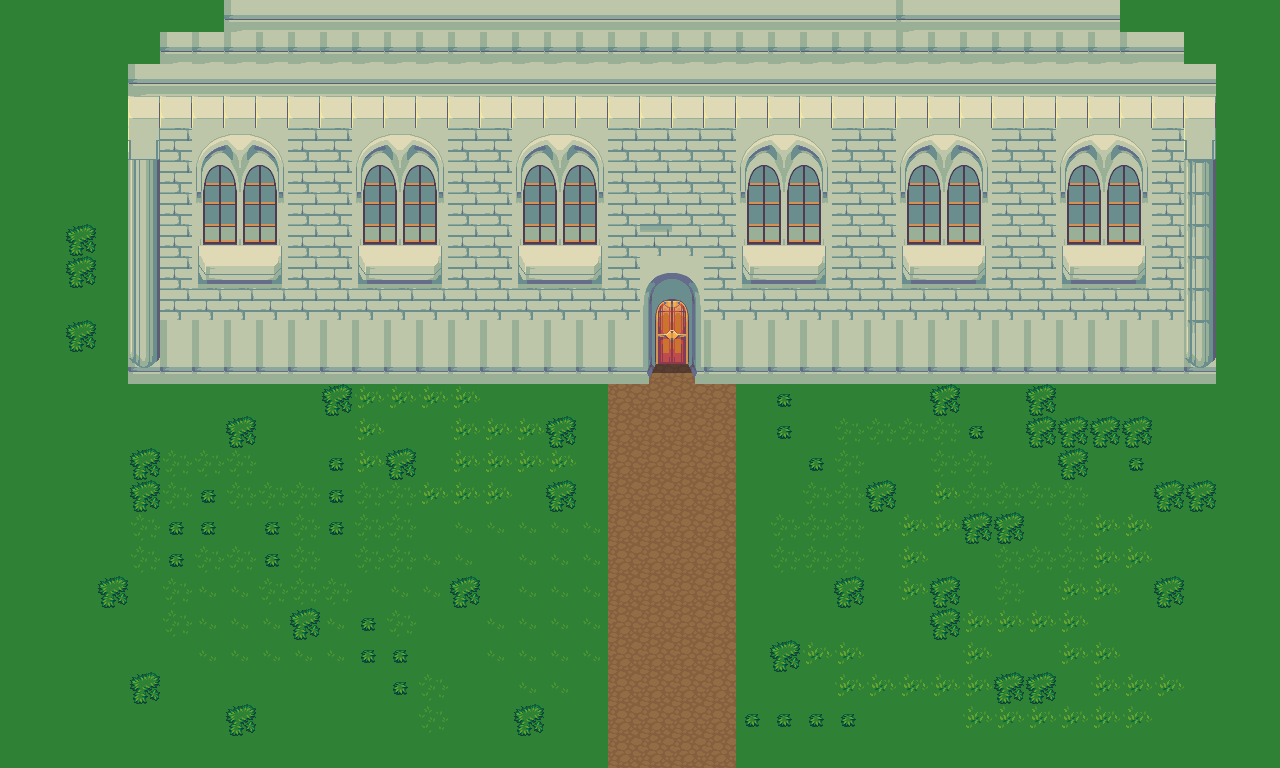

Below is a game level as drawn by its tile map, then a one-line description and the .tmx that defines it (tile-layer data replaced by summaries):
An orthogonal 40x24 tile map with 32x32 px tiles, 3 tile layers (Camada de Blocos 1, Camada de Blocos 2, Camada de Blocos 3), 5 tilesets and 10 objects (PLAYER_START, CASTELO_INTERIOR).

<map version="1.10" tiledversion="1.10.2" orientation="orthogonal" renderorder="right-down" width="40" height="24" tilewidth="32" tileheight="32" infinite="0" nextlayerid="9" nextobjectid="14">
 <tileset firstgid="1" name="grass" tilewidth="32" tileheight="32" tilecount="18" columns="3">
  <image source="grass.png" width="96" height="192" />
 </tileset>
 <tileset firstgid="19" name="castle_outside" tilewidth="32" tileheight="32" tilecount="187" columns="17">
  <image source="castle_outside.png" width="544" height="352" />
 </tileset>
 <tileset firstgid="206" name="dirt2" tilewidth="32" tileheight="32" tilecount="18" columns="3">
  <image source="dirt2.png" width="96" height="192" />
 </tileset>
 <tileset firstgid="224" name="trunk" tilewidth="32" tileheight="32" tilecount="18" columns="6">
  <image source="trunk.png" width="192" height="96" />
 </tileset>
 <tileset firstgid="242" name="treetop" tilewidth="32" tileheight="32" tilecount="42" columns="6">
  <image source="treetop.png" width="192" height="224" />
 </tileset>
 <layer id="1" name="Camada de Blocos 1" width="40" height="24">
  <data>[960 cells, 960 non-empty, 1 distinct tile ids]</data>
 </layer>
 <layer id="2" name="Camada de Blocos 2" width="40" height="24">
  <data>[960 cells, 414 non-empty, 28 distinct tile ids]</data>
 </layer>
 <layer id="3" name="Camada de Blocos 3" width="40" height="24">
  <data>[960 cells, 264 non-empty, 32 distinct tile ids]</data>
 </layer>
 <objectgroup id="4" name="MAP_COLLISION_LAYER">
  <object id="1" x="127" y="367" width="517" height="14" />
  <object id="2" x="705" y="369" width="511" height="13" />
  <object id="3" x="-2.66667" y="736" width="1282.67" height="29.3333" />
  <object id="4" x="1249.33" y="-4" width="32" height="746.667" />
  <object id="5" x="1.33333" y="0" width="24" height="753.333" />
  <object id="7" x="129.333" y="66.6667" width="28" height="298.667" />
  <object id="8" x="1184" y="62.6667" width="28" height="302.667" />
 </objectgroup>
 <objectgroup id="5" name="MAP_SPAWNS_LAYER">
  <object id="9" name="PLAYER_START" x="648.167" y="383.334" width="45.3333" height="39" />
  <object id="10" x="998.667" y="880" />
 </objectgroup>
 <objectgroup id="6" name="MAP_QUEST_ITEM_SPAWN_LAYER" />
 <objectgroup id="8" name="MAP_PORTAL_LAYER">
  <object id="11" name="CASTELO_INTERIOR" x="653.333" y="278.667" width="34.6667" height="90.6667" />
 </objectgroup>
</map>
